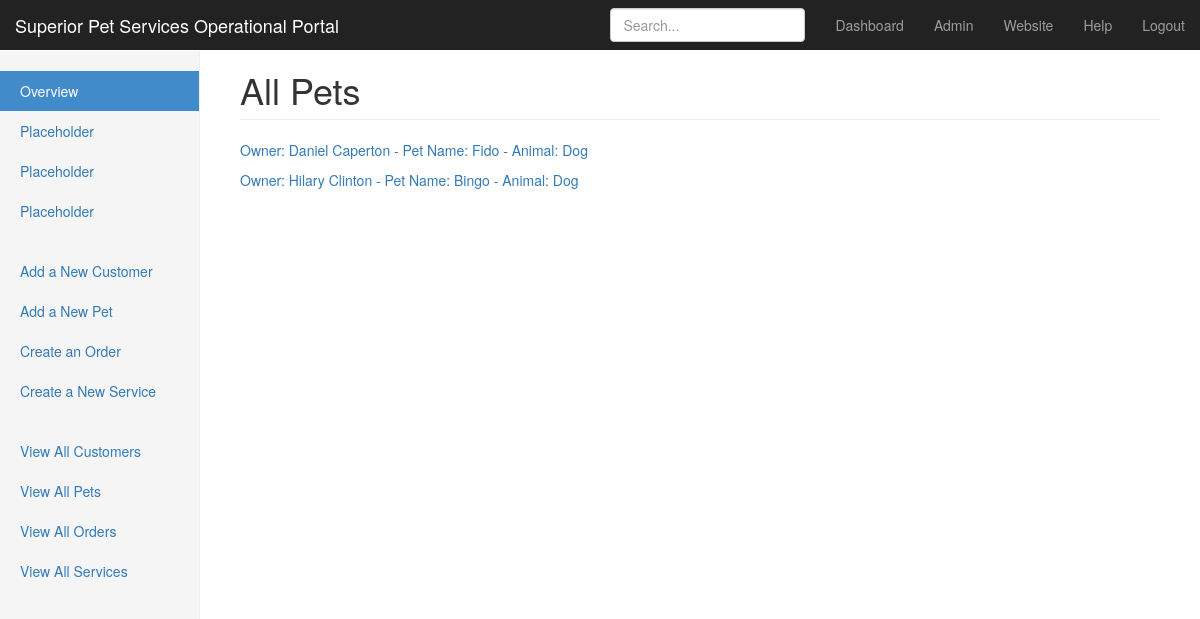
The page /pet_sitting/pet/all/ (signed in) on the database its author committed.
### pet_sitting/models.py (models this page shows, shortened)
class Pet(models.Model):
    name = models.CharField(max_length=200)
    customer = models.ForeignKey(Customer)
    animal_type = models.CharField(max_length=200)
    def __str__(self):
        return 'Owner: {} {} - Pet Name: {} - Animal: {}'.format(self.customer.first_name, self.customer.last_name,
                                                                 self.name, self.animal_type)

class Customer(models.Model):
    signup_date = models.DateTimeField(auto_now_add=True)
    first_name = models.CharField(max_length=200)
    last_name = models.CharField(max_length=200)
    street_address = models.CharField(max_length=200)
    city = models.CharField(max_length=200)
    state = USStateField()
    zip_code = USZipCodeField()
    primary_phone = PhoneNumberField(blank=True, null=True)
    secondary_phone = PhoneNumberField(blank=True, null=True)
    email = models.EmailField(blank=True, null=True)
    vet_name = models.CharField(max_length=200, blank=True, null=True)
    vet_phone = PhoneNumberField(blank=True, null=True)
    emergency_contact_name = models.CharField(max_length=200, blank=True, null=True)
    emergency_contact_phone = PhoneNumberField(blank=True, null=True)
    contract_on_file = models.BooleanField()
    left_rating = models.BooleanField()
    allows_pics = models.BooleanField()
    mileage = models.IntegerField()
    notes = models.TextField(blank=True, null=True)

### pet_sitting/views.py (the view)
@login_required(login_url='/login/')
def get_pets(request):
    return render(request, 'all_ids.html', {'ids': Pet.objects.all(), 'url': 'pet', 'heading': 'All Pets', })

### pet_sitting/templates/all_ids.html
{% extends "menu_sidebar.html" %}
{% block page_heading %}<h1 class="page-header">{{ heading }}</h1>{% endblock %}
{% block page %}
    <table>
        {% for id in ids %}
        <p>
        <a href="/pet_sitting/{{ url }}/edit/{{ id.id }}/">{{ id }}</a>
        </p>
        {% endfor %}
    </table>
{% endblock %}

### pet_sitting/static/css/dashboard.css (style rules this page uses)
body { padding-top: 50px; }
.main .page-header { margin-top: 0; }

### rows shown on the page
Pet: customer+name+animal_type "Owner: Daniel Caperton - Pet Name: Fido - Animal: Dog"
Pet: customer+name+animal_type "Owner: Hilary Clinton - Pet Name: Bingo - Animal: Dog"

### other values the page prints
{{ heading }} "All Pets"
